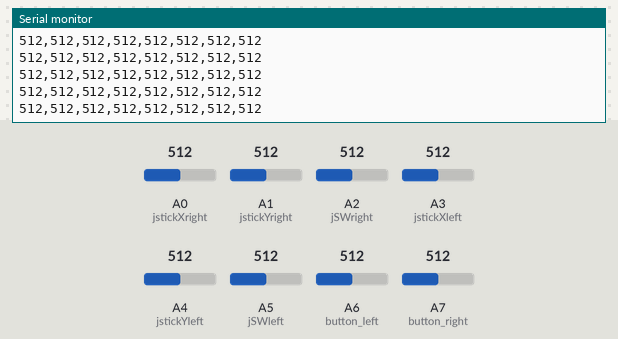
Simulated run of this sketch. Board: Arduino Nano, built with avr-gcc and run on an emulated ATmega328P. Shown: the last lines printed to the serial monitor. The test bench sets the inputs (shaded band); at power-on: A0 (jstickXright) = 512, A1 (jstickYright) = 512, A2 (jSWright) = 512, A3 (jstickXleft) = 512, A4 (jstickYleft) = 512, A5 (jSWleft) = 512, A6 (button_left) = 512, A7 (button_right) = 512.

Above: at 1.2 s.
1.3 s: A0 (jstickXright) set to 104
At 1.54 s:
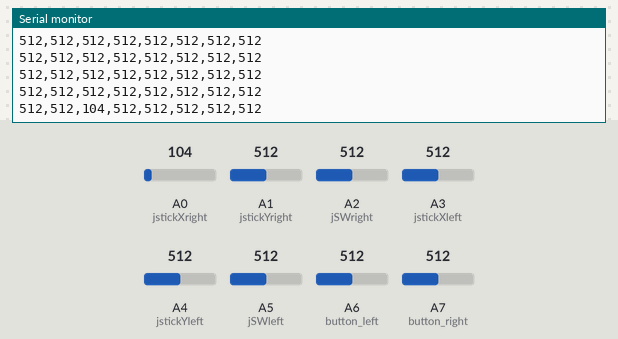
2.8 s: A0 (jstickXright) set to 90
At 2.92 s:
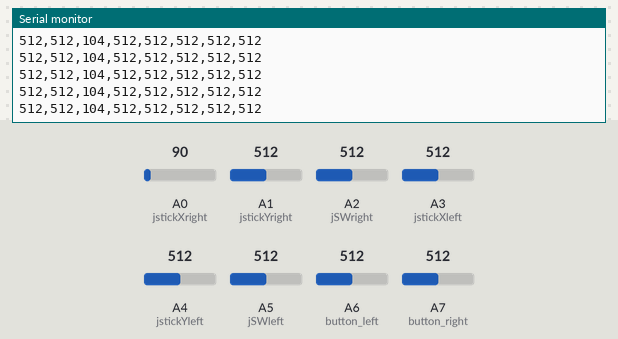
4.3 s: A1 (jstickYright) set to 105
At 4.42 s:
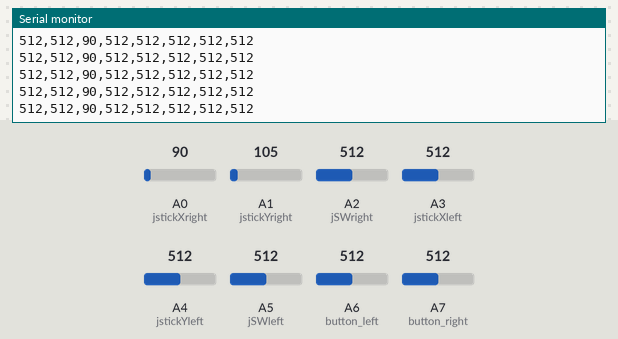
5.8 s: A1 (jstickYright) set to 89
At 5.93 s:
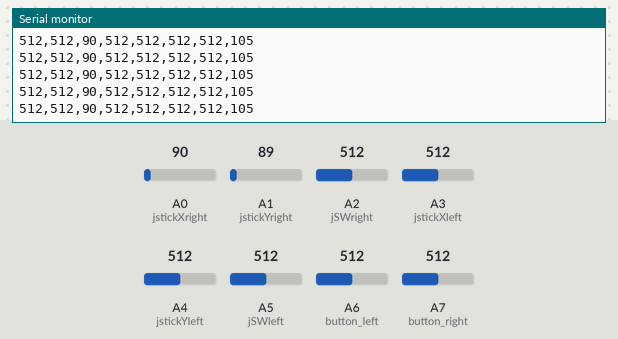
Timing chart, 0 to 8.8 s (numbered marks = the images above; inputs shaded):
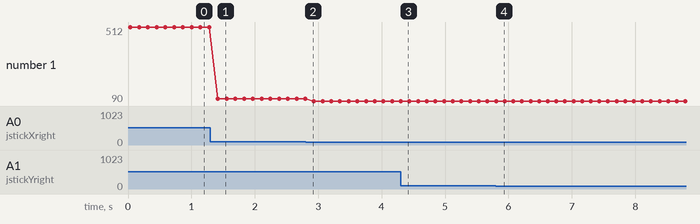

Measured:
- after the input at 1.3 s, the serial monitor: prints a new line after 0.12 s (image 1)
- plotted number 1: 512 → 104 after the input at 1.3 s, 104 → 90 after the input at 2.8 s

The sketch:

SenderHC12.ino
```cpp
//Transmitter
//Demo - https://youtu.be/3bsvpogH8-0
//visit www.rootsaid.com for full tutorial
//For Video Demo and tutorials Visit www.youtube.com/c/rootsaid

#include <SoftwareSerial.h>
#include <Wire.h>
SoftwareSerial HC12(10, 11);

int lr;//left and right on Left Joystick
int bf;//back and front on Left Joystick
int rotate;//left and right on Right Joystick
int nothing;//not being used yet,up and down on the right joystick
int jSWleft;//button on the left joystick
int jSWright;//button on the right joystick
int btnLeft;//small button on the left
int btnRight;//small button on the right


void setup()
{
  HC12.begin(9600);
  Serial.begin(9600);
  pinMode(A0, INPUT);//jstickXright
  pinMode(A1, INPUT);//jstickYright
  pinMode(A2, INPUT);//jSWright
  pinMode(A3, INPUT);//jstickXleft
  pinMode(A4, INPUT);//jstickYleft
  pinMode(A5, INPUT);//jSWleft
  pinMode(A6, INPUT);//button left
  pinMode(A7, INPUT);//button right
}
void loop()
{
  lr = analogRead(A3);
  bf = analogRead(A4);
  jSWleft = analogRead(A5);
  jSWright = analogRead(A2);
  rotate = analogRead(A0);
  nothing = analogRead(A1);
  btnLeft = analogRead(A6);
  btnRight = analogRead(A7);


  HC12.print(lr);
  HC12.print(",");
  HC12.print(bf);
  HC12.print(",");
  HC12.print(rotate);
  HC12.print(",");
  HC12.print(jSWleft);
  HC12.print(",");
  HC12.print(jSWright);
  HC12.print(",");
  HC12.print(btnLeft);
  HC12.print(",");
  HC12.print(btnRight);
  HC12.print(",");
  HC12.print(nothing);
  HC12.println("");


  Serial.print(lr);
  Serial.print(",");
  Serial.print(bf);
  Serial.print(",");
  Serial.print(rotate);
  Serial.print(",");
  Serial.print(jSWleft);
  Serial.print(",");
  Serial.print(jSWright);
  Serial.print(",");
  Serial.print(btnLeft);
  Serial.print(",");
  Serial.print(btnRight);
  Serial.print(",");
  Serial.print(nothing);
  Serial.println("");

  delay(100);
}
```
